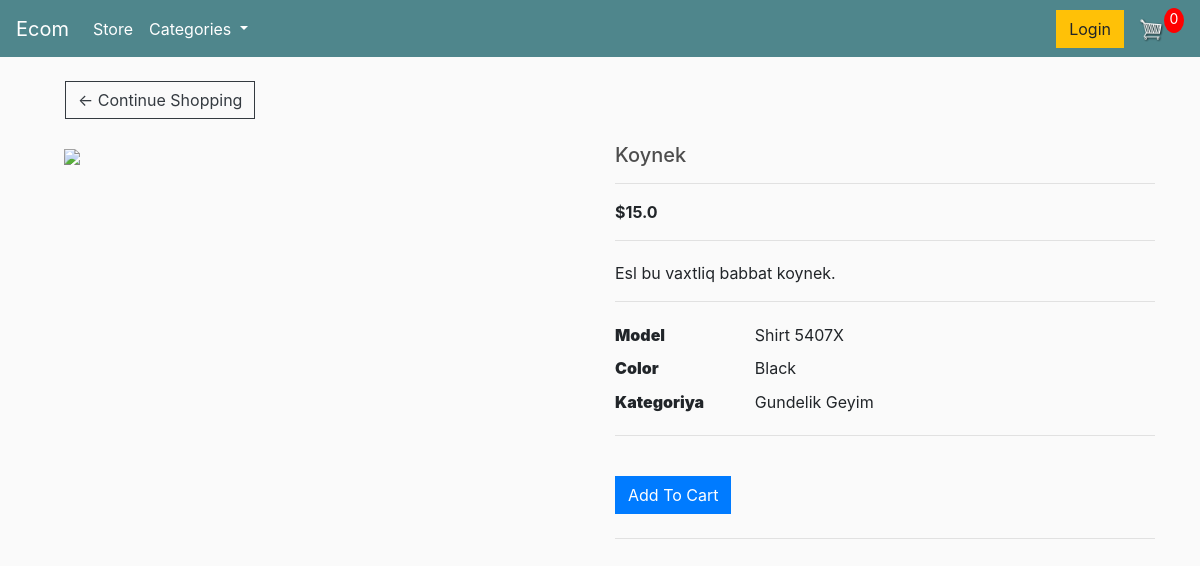
/detail/1, run on the app's committed database.
### store/models.py (models this page shows, shortened)
class Product(models.Model):
    title = models.CharField(max_length=75,verbose_name="Mehsulun adi:")
    description = models.TextField(verbose_name="Aciqlama")
    price = models.FloatField(verbose_name="Qiymet:")
    category = models.ForeignKey(Category,on_delete=models.PROTECT, default=None)

class Category(models.Model):
    name = models.CharField(max_length=40,verbose_name="Adi:")
    def __str__(self):
        return self.name

### store/views.py (the view)
# urls.py: path("detail/<str:id>",views.detail,name="detail")
def detail(request,id):
    product = models.Product.objects.get(id=id)
    context = {
        "product":product,
    }
    return render(request,"detail.html",context)

### ecom/context_processors.py (called while the page is built)
def context_for_all_templates(request):
    return {
        'categories': models.Category.objects.all()
    }

### templates/detail.html (shortened to what this page needs)
{% extends "layout.html" %}
{% block body %}
{% load static %}
<section class="mb-5">
  <a class="btn btn-outline-dark" href="{% url 'store:store' %}" style="margin-left:20px;">&#x2190; Continue Shopping</a>
  <br>
  <br>
  <div class="row">
    <div class="col-md-6 mb-4 mb-md-0">
      <div class="mdb-lightbox">
        <div class="row product-gallery mx-1">
          <div class="col-12 mb-0">
            <figure class="view overlay rounded z-depth-1 main-img">
              <a href="https://mdbootstrap.com/img/Photos/Horizontal/E-commerce/Vertical/15a.jpg"
                data-size="710x823">
                <img src="https://mdbootstrap.com/img/Photos/Horizontal/E-commerce/Vertical/15a.jpg"
                  class="img-fluid z-depth-1">
              </a>
            </figure>
          </div>
        </div>
      </div>
    </div>
    <div class="col-md-6">
      <h5>{{product.title}}</h5>
      <hr>
      <p><span class="mr-1"><strong>${{product.price}}</strong></span></p>
      <hr>
      <p class="pt-1">{{product.description}}.</p>
      <hr>
      <div class="table-responsive">
        <table class="table table-sm table-borderless mb-0">
          <tbody>
            <tr>
              <th class="pl-0 w-25" scope="row"><strong>Model</strong></th>
              <td>Shirt 5407X</td>
            </tr>
            <tr>
              <th class="pl-0 w-25" scope="row"><strong>Color</strong></th>
              <td>Black</td>
            </tr>
            <tr>
              <th class="pl-0 w-25" scope="row"><strong>Kategoriya</strong></th>
              <td>{{product.category}}</td>
            </tr>
          </tbody>
        </table>
      </div>
      <hr>
      <div class="table-responsive mb-2">
      </div>
      <button type="button" class="btn btn-primary btn-md mr-1 mb-2">Add To Cart</button>
      <hr>
    </div>
  </div>
</section>
{% endblock body %}

### static/css/main.css (style rules this page uses)
body { background-color: hsl(0, 0%, 98%); }
h1,h2,h3,h4,h5,h6 { color:hsl(0, 0%, 30%); }
.btn { border-radius: 0; }

### data on the page
Product: title "Koynek", price "15.0", description "Esl bu vaxtliq babbat koynek", category "Gundelik Geyim"
